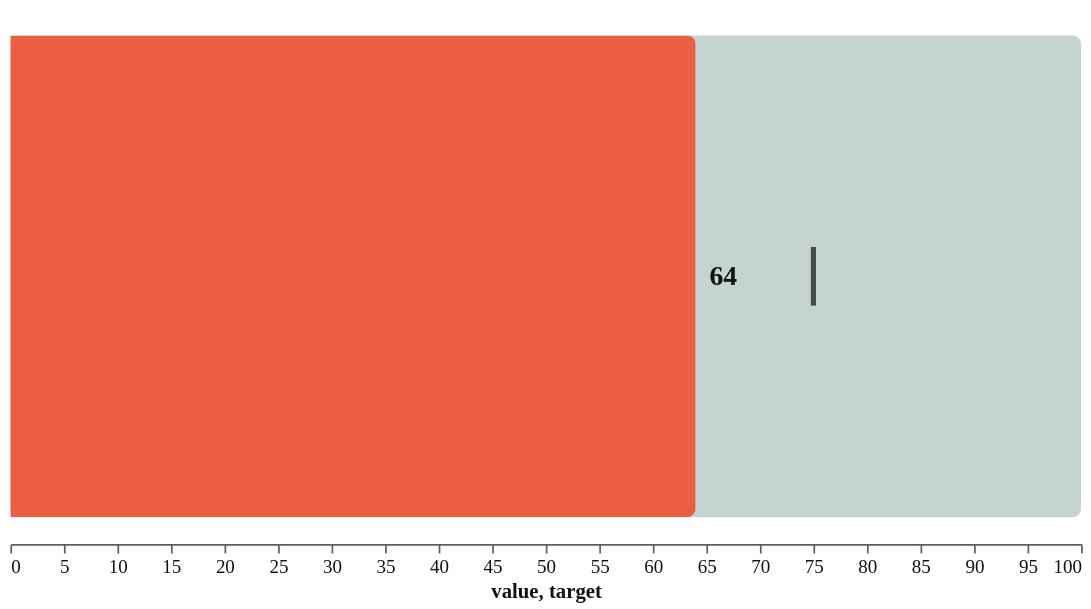

Describe this chart as a Vega-Lite specification.
### Vega-Lite specification from a JSON file in a GitHub repository (floating-point values rounded to 4 significant figures)
{"$schema": "https://vega.github.io/schema/vega-lite/v6.json", "description": "Pixelkiez approved template V01_OVERALL_SCORE: Gesamtscore als Bullet", "usermeta": {"template_id": "V01_OVERALL_SCORE", "name": "Gesamtscore als Bullet", "purpose": "Ein Wert auf 0-100 Skala mit Zielmarke", "brand_contract": "pixelkiez-v1"}, "width": 620, "height": 310, "data": {"values": [{"label": "Gesamtscore", "value": 64, "target": 75}]}, "config": {"background": "#FFFFFF", "font": "Schibsted Grotesk", "title": {"font": "Schibsted Grotesk", "fontSize": 18, "fontWeight": 700, "color": "#0E1414", "anchor": "start"}, "axis": {"labelFont": "IBM Plex Mono", "labelFontSize": 11, "titleFont": "Schibsted Grotesk", "titleFontSize": 12, "labelColor": "#0E1414", "titleColor": "#0E1414", "gridColor": "#C6D4D1", "domainColor": "#566360", "tickColor": "#566360"}, "legend": {"labelFont": "Schibsted Grotesk", "labelFontSize": 11, "titleFont": "Schibsted Grotesk", "titleFontSize": 12, "labelColor": "#0E1414", "titleColor": "#0E1414"}, "view": {"stroke": null}}, "layer": [{"mark": {"type": "bar", "color": "#C6D4D1", "cornerRadius": 5}, "encoding": {"x": {"datum": 100}}}, {"mark": {"type": "bar", "color": "#EC5E43", "cornerRadiusEnd": 5}, "encoding": {"x": {"field": "value", "type": "quantitative"}}}, {"mark": {"type": "tick", "color": "#0E1414", "thickness": 3, "size": 34}, "encoding": {"x": {"field": "target", "type": "quantitative"}}}, {"mark": {"type": "text", "align": "left", "baseline": "middle", "dx": 8, "font": "IBM Plex Mono", "fontSize": 16, "fontWeight": 700, "color": "#0E1414"}, "encoding": {"x": {"field": "value", "type": "quantitative"}, "text": {"field": "value", "type": "quantitative", "format": ".0f"}}}]}
